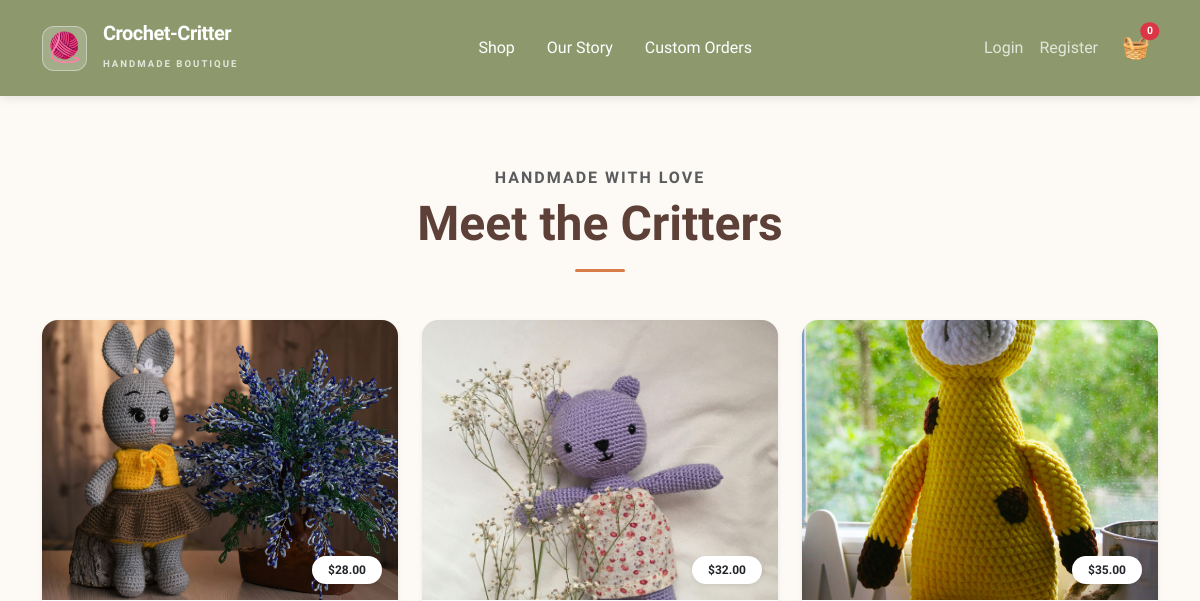
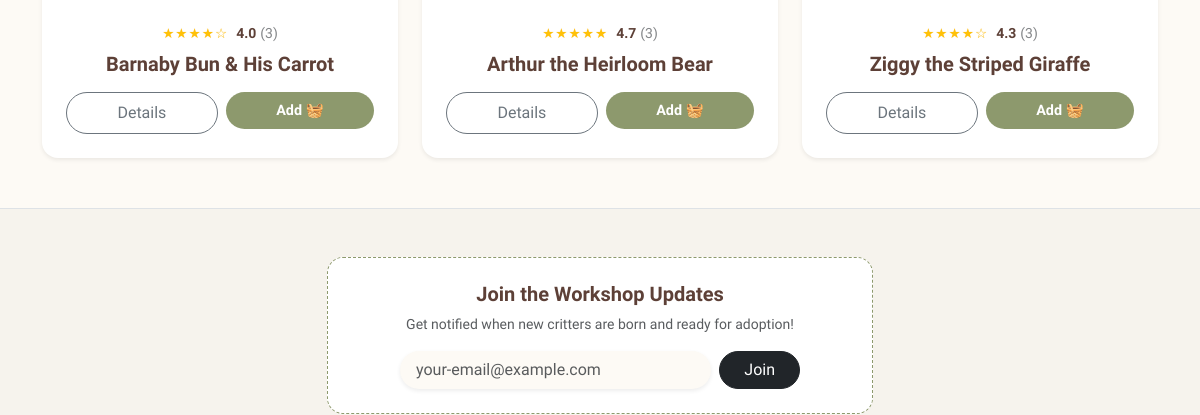
Before: / (upper part) with the older database file (2 pictures, top to bottom).
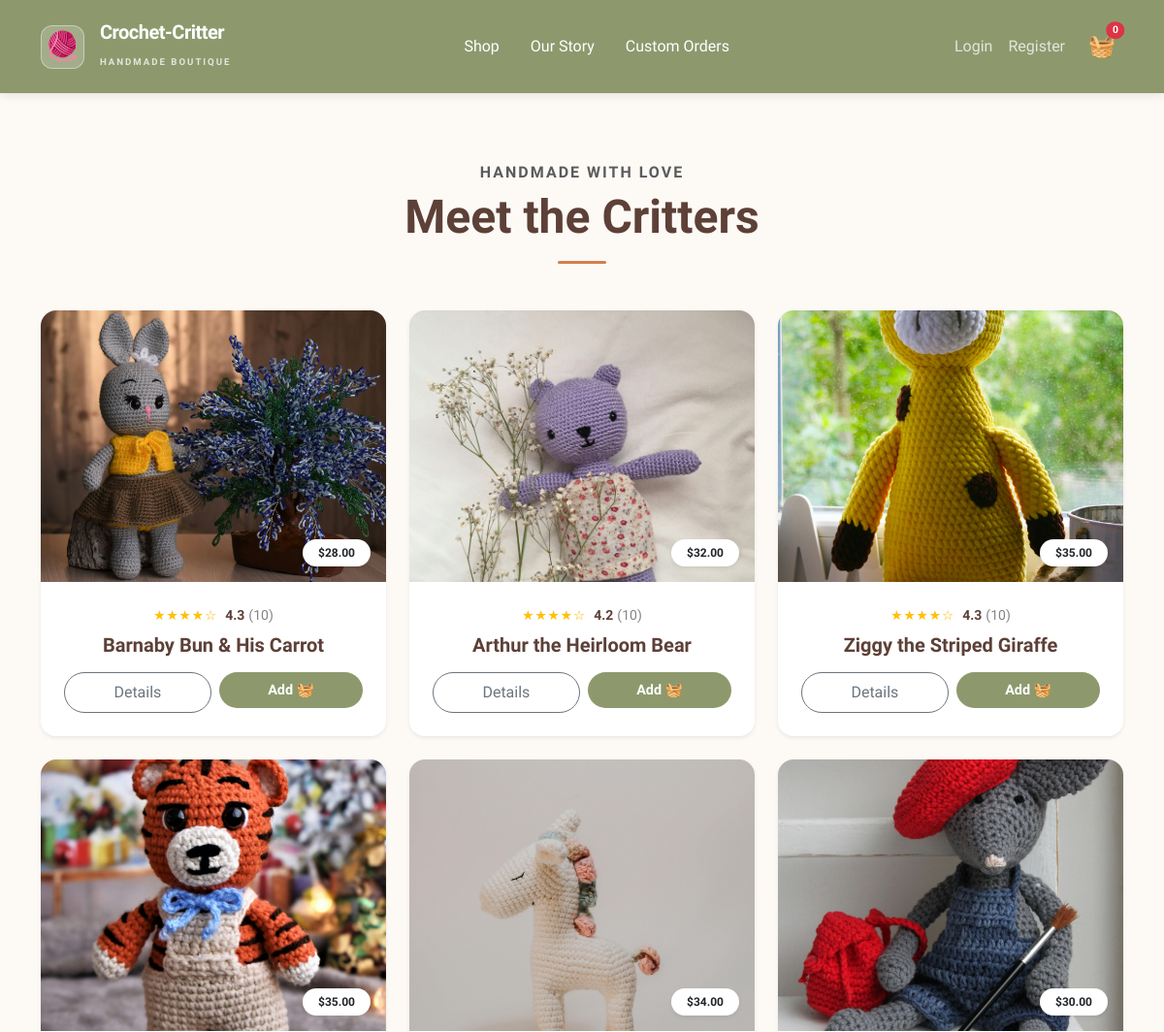
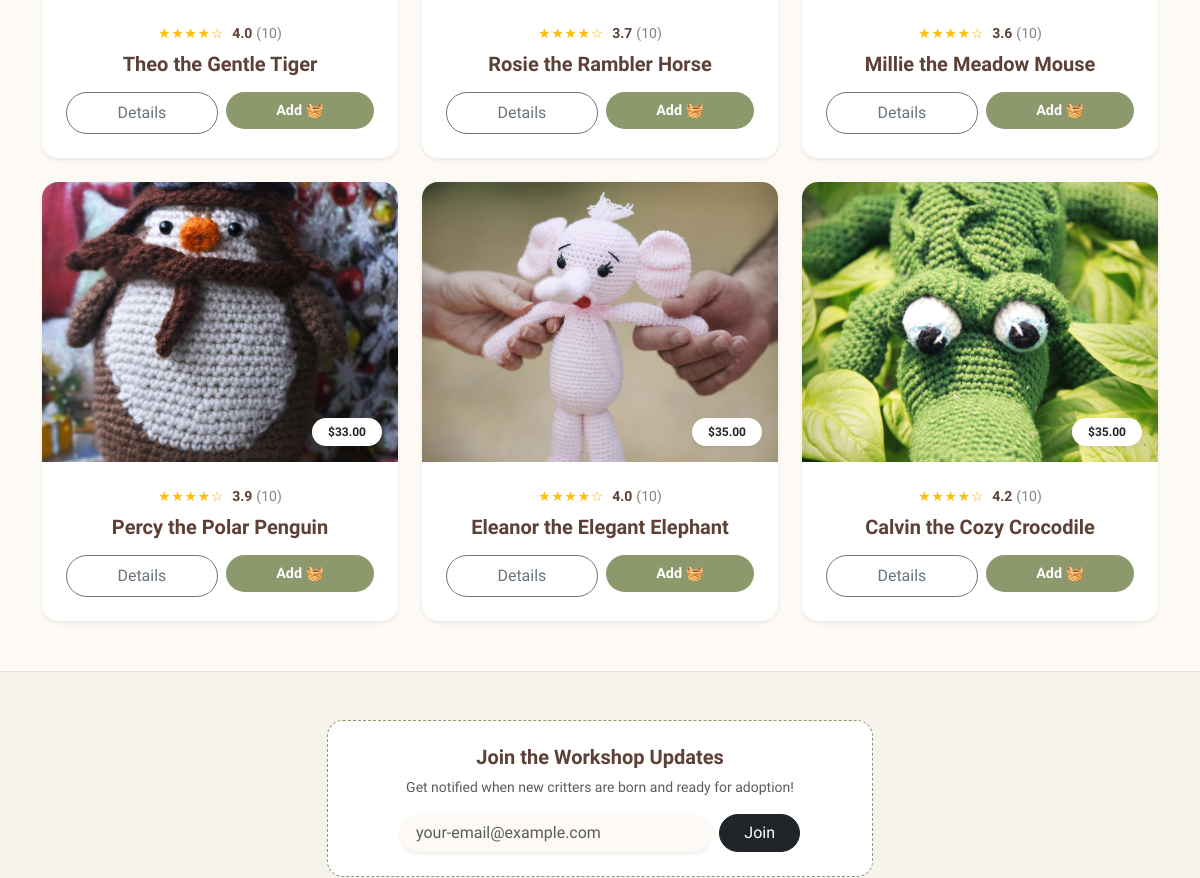
After: the same page with the newer database file (2 pictures, top to bottom).
### products/models.py (models this page shows, shortened)
class Critter(models.Model):
    name = models.CharField(max_length=200)
    description = models.TextField()
    price = models.DecimalField(max_digits=6, decimal_places=2)
    image = models.ImageField(upload_to='critters/')
    created_at = models.DateTimeField(auto_now_add=True)
    def average_rating(self):
        result = self.reviews.aggregate(Avg('rating'))
        return result['rating__avg'] or 0.0

### products/views.py (the view)
# urls.py: path('', views.critter_list, name='home'),
def critter_list(request):
    critters = Critter.objects.all()
    return render(request, 'products/critter_list.html', {'critters': critters})

### products/cart.py (called while the page is built)
    def __len__(self):
        return sum(item['quantity'] for item in self.cart.values())

    def get_total_price(self):
        return sum(Decimal(item['price']) * item['quantity'] for item in self.cart.values())

### products/context_processors.py (called while the page is built)
def cart(request):
    cart = Cart(request)
    return {
        'cart': cart,
        'cart_items_count': len(cart),
        'cart_total_price': cart.get_total_price()
    }

### products/templates/products/critter_list.html (shortened to what this page needs)
{% extends 'products/base.html' %}
{% block content %}
  <div class="text-center mb-5 mt-4">
    <h6 class="text-uppercase fw-bold text-muted mb-2" style="letter-spacing: 2px;">Handmade with Love</h6>
    <h1 class="display-5 fw-bold" style="color: var(--cocoa-brown);">Meet the Critters</h1>
    <div class="mx-auto mt-3" style="width: 50px; height: 3px; background-color: var(--terracotta); border-radius: 2px;"></div>
  </div>
  <div class="row g-4">
    {% for critter in critters %}
      <div class="col-md-6 col-lg-4">
        <div class="card h-100 border-0 shadow-sm rounded-4 overflow-hidden transition-card">
          {% if critter.image %}
            <div class="position-relative">
              <img src="{{ critter.image.url }}" class="card-img-top" style="height: 280px; object-fit: cover;" alt="{{ critter.name }}" />
              <div class="position-absolute bottom-0 end-0 m-3 badge bg-white text-dark shadow-sm p-2 px-3 rounded-pill fw-bold">${{ critter.price }}</div>
            </div>
          {% endif %}
          <div class="card-body p-4 text-center d-flex flex-column">
            <div class="mb-2 d-flex align-items-center justify-content-center gap-1">
              <div class="stars text-warning" style="font-size: 0.85rem; letter-spacing: 1px;">
                {% if critter.average_rating >= 4.5 %} ★★★★★
                {% elif critter.average_rating >= 3.5 %} ★★★★☆
                {% elif critter.average_rating >= 2.5 %} ★★★☆☆
                {% elif critter.average_rating >= 1.5 %} ★★☆☆☆
                {% elif critter.average_rating > 0 %} ★☆☆☆☆
                {% else %} <span class="text-muted small">No reviews</span>
                {% endif %}
              </div>
              {% if critter.reviews.count > 0 %}
                <span class="small fw-bold ms-1" style="color: var(--cocoa-brown);">{{ critter.average_rating|floatformat:1 }}</span>
                <span class="small text-muted opacity-75">({{ critter.reviews.count }})</span>
              {% endif %}
            </div>
            <h5 class="fw-bold mb-3" style="color: var(--cocoa-brown);">{{ critter.name }}</h5>
            <div class="mt-auto d-flex gap-2">
              <a href="{% url 'critter_detail' critter.id %}" class="btn btn-outline-secondary rounded-pill px-3 py-2 flex-grow-1 small">Details</a>
              <form action="{% url 'cart_add' critter.id %}" method="POST" class="flex-grow-1">
                <button type="submit" class="btn btn-custom-shop rounded-pill px-3 py-2 w-100">
                  Add 🧺
                </button>
              </form>
            </div>
          </div>
        </div>
      </div>
    {% endfor %}
  </div>
{% endblock %}

### products/templates/products/base.html (shortened to what this page needs)
<!DOCTYPE html>
<html lang="en">
  <head>
    <link href="https://cdn.jsdelivr.net/npm/bootstrap@5.3.0/dist/css/bootstrap.min.css" rel="stylesheet" />
  </head>
  <body>
    <nav class="navbar navbar-expand-lg navbar-dark p-3 mb-5">
      <div class="container">
        <a class="navbar-brand d-flex align-items-center" href="{% url 'home' %}">
          <div class="logo-box me-3">
            <span>🧶</span>
          </div>
          <div class="brand-text">
            <h1 class="h5 fw-bold mb-0 text-white" style="letter-spacing: -0.5px;">Crochet-Critter</h1>
            <small class="text-uppercase opacity-75" style="font-size: 0.6rem; letter-spacing: 2px; font-weight: 600;">Handmade Boutique</small>
          </div>
        </a>
        <div class="collapse navbar-collapse justify-content-center" id="navbarNav">
          <ul class="navbar-nav">
            <li class="nav-item">
              <a class="nav-link px-3 fw-600 text-white" href="{% url 'home' %}">Shop</a>
            </li>
            <li class="nav-item">
              <a class="nav-link px-3 fw-600 text-white" href="{% url 'about' %}">Our Story</a>
            </li>
            <li class="nav-item">
              <a class="nav-link px-3 fw-600 text-white" href="{% url 'custom_order' %}">Custom Orders</a>
            </li>
          </ul>
        </div>
        <div class="d-flex align-items-center">
          <ul class="navbar-nav me-3 d-none d-lg-flex">
            {% if user.is_authenticated %}
              <li class="nav-item">
                <form id="logout-form" action="{% url 'logout' %}" method="post" style="display: inline;">
                  {% csrf_token %}
                  <button type="submit" class="nav-link small text-white opacity-75 border-0 bg-transparent" style="padding: 8px 16px;">Logout ({{ user.username }})</button>
                </form>
              </li>
            {% else %}
              <li class="nav-item">
                <a class="nav-link small text-white opacity-75" href="{% url 'login' %}">Login</a>
              </li>
              <li class="nav-item">
                <a class="nav-link small text-white opacity-75" href="{% url 'register' %}">Register</a>
              </li>
            {% endif %}
          </ul>
        <div class="dropdown me-2">
          <a href="#" class="text-white text-decoration-none position-relative d-flex align-items-center" id="cartDropdown" data-bs-toggle="dropdown" aria-expanded="false">
            <span style="font-size: 1.4rem;">🧺</span>
            <span class="position-absolute top-0 start-100 translate-middle badge rounded-pill bg-danger" style="font-size: 0.65rem;">{{ cart_items_count }}</span>
          </a>
        </div>
      </div>
    </nav>
    <main class="container main-content">
      {% block content %}
      {% endblock %}
    </main>
    <footer class="mt-auto border-top text-center" style="background-color: #f6f3ed;">
      <div class="container py-5">
        <div class="row justify-content-center mb-5">
          <div class="col-md-8 col-lg-6">
            <div class="p-4 rounded-4" style="background-color: white; border: 1px dashed var(--sage-green);">
              <h5 class="fw-bold mb-2">Join the Workshop Updates</h5>
              <p class="small text-muted mb-3">Get notified when new critters are born and ready for adoption!</p>
              <form class="d-flex gap-2 mx-auto" style="max-width: 400px;">
                <input type="email" class="form-control rounded-pill border-0 shadow-sm px-3" placeholder="your-email@example.com" style="background-color: var(--cream-puff);" />
                <button type="submit" class="btn btn-dark rounded-pill px-4">Join</button>
              </form>
            </div>
          </div>
        </div>
      </div>
    </footer>
  </body>
</html>

### products/templates/products/base.html (style rules this page uses)
:root { --sage-green: #8d996d; --cocoa-brown: #5d4037; --cream-puff: #fdfaf5; --terracotta: #d87d4a; }
body { background-color: var(--cream-puff); color: var(--cocoa-brown); font-family: 'Quicksand', sans-serif; display: flex; flex-direction: column; min-height: 100vh; }
.navbar { background-color: var(--sage-green); box-shadow: 0 2px 10px rgba(0, 0, 0, 0.1); }
.navbar::after { content: ''; display: block; height: 4px; background-image: linear-gradient(to right, transparent 50%, rgba(255, 255, 255, 0.2) 50%); background-size: 10px 100%; }
.logo-box { background: rgba(255, 255, 255, 0.2); border: 1px solid rgba(255, 255, 255, 0.4); width: 45px; height: 45px; display: flex; align-items: center; justify-content: center; border-radius: 12px; font-size: 1.8rem; backdrop-filter: blur(5px); transition: all 0.3s ease; }
.main-content { flex: 1; padding-bottom: 50px; }
.btn-custom-shop { background-color: var(--sage-green); color: white; border: none; transition: all 0.3s ease; }

### products/templates/products/critter_list.html (style rules this page uses)
.transition-card { transition: transform 0.3s ease, box-shadow 0.3s ease; }
.stars { text-shadow: 0 0 1px rgba(216, 125, 74, 0.2); }
.btn-custom-shop { font-size: 0.9rem; font-weight: 600; }

Changed rows visible on the page:
computed for Critter "Barnaby Bun & His Carrot": average_rating "4.0" → "4.3"; reviews.count "3" → "10"
computed for Critter "Arthur the Heirloom Bear": average_rating "4.7" → "4.2"; reviews.count "3" → "10"; text "★★★★★" → "★★★★☆"
computed for Critter "Ziggy the Striped Giraffe": reviews.count "3" → "10"
added Critter: image (picture), price "35.00", average_rating "4.0", reviews.count "10", name "Theo the Gentle Tiger"
added Critter: image (picture), price "34.00", average_rating "3.7", reviews.count "10", name "Rosie the Rambler Horse"
added Critter: image (picture), price "30.00", average_rating "3.6", reviews.count "10", name "Millie the Meadow Mouse"
added Critter: image (picture), price "33.00", average_rating "3.9", reviews.count "10", name "Percy the Polar Penguin"
added Critter: image (picture), price "35.00", average_rating "4.0", reviews.count "10", name "Eleanor the Elegant Elephant"
added Critter: image (picture), price "35.00", average_rating "4.2", reviews.count "10", name "Calvin the Cozy Crocodile"
